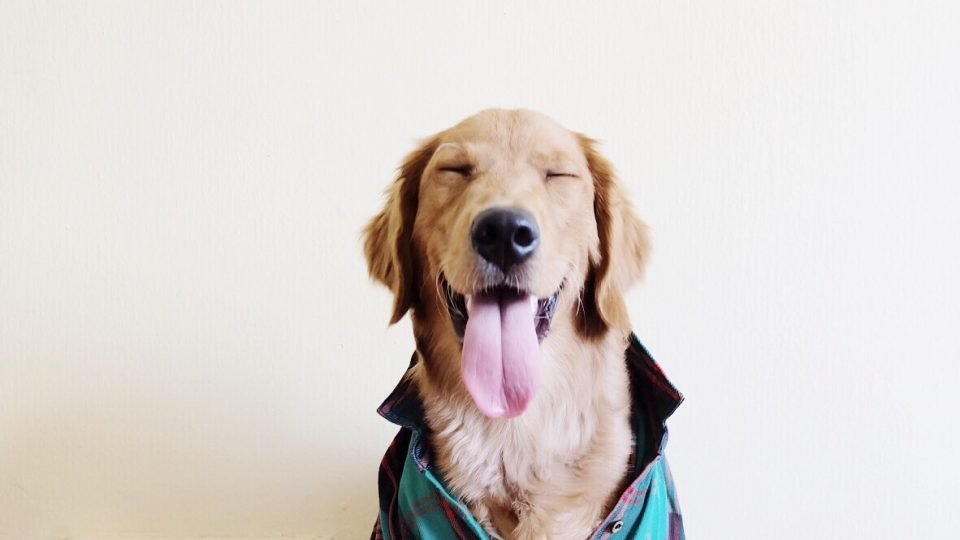
#> input picture dog.jpg, 960 x 540 px
$ jupyter execute --allow-errors CNN.ipynb
#> lines starting #> are read from the running program, lines starting #| are printed output that depends on the picture
[cell 1]
import cv2 as cv2
import matplotlib.pyplot as plt
import numpy as np

[cell 2]
image = cv2.cvtColor(cv2.imread('./dog.jpg'), cv2.COLOR_BGR2RGB)
image = cv2.resize(image, (320,240))
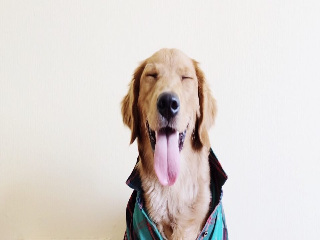
#> image: shape (240, 320, 3); mean R, G, B 219, 212.6, 208.7

plt.imshow(image)

[cell 3]
# 2 ways to normalize the data

img = np.array(image)
#img = np.subtract(np.divide(image, 255.0), 0.5)
#img2 = np.subtract(np.divide(image, 128.0), 1)
plt.imshow(img, cmap ='gray')

print(np.max(img), np.min(img))
#| 255 0
#> (the rest of this cell did not finish here and is left out)

[cell 4]
new_image1= np.zeros(img.shape)
print("shape of new", new_image1.shape)
#| shape of new (240, 320, 3)
filter_size = 3
filters = 3
stride = 1
filter_1 = np.array([ [0,0,0] , [0,1,0] , [0,0,0] ])
filter1 = np.array([ [1,0,1] , [0,1,0] , [1,0,1] ])
pad = False

if(pad):
    padded_image = np.pad(img[:,:,2], (1,1), mode='constant')
    print(padded_image.shape)
else:
    padded_image = img

horizontal_scans = padded_image.shape[1] - 2
#> horizontal_scans = 318
vertical_scans = padded_image.shape[0]-2
#> vertical_scans = 238

print("shape of padded image is ", padded_image.shape)
#| shape of padded image is  (240, 320, 3)

for i in range(vertical_scans):
    for j in range(horizontal_scans):
        temp_array =  padded_image[i:i+filter_size, j:j+filter_size]
        temp1 = np.sum (np.multiply(filter_1, temp_array[0]))
        temp2 = np.sum (np.multiply(filter_1, temp_array[1]))
        temp3 = np.sum (np.multiply(filter_1, temp_array[2]))
        new_image1[i,j] = temp1 + temp2 + temp3
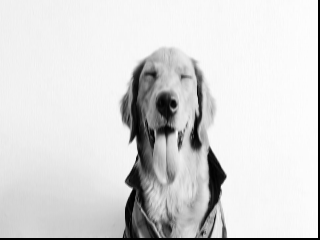
#> new_image1: shape (240, 320, 3) float64; min 0, max 738, mean 628.3; drawn with min black and max white

print(new_image1.shape)
#| (240, 320, 3)
plt.imshow(new_image1[:,:,0], cmap='gray')
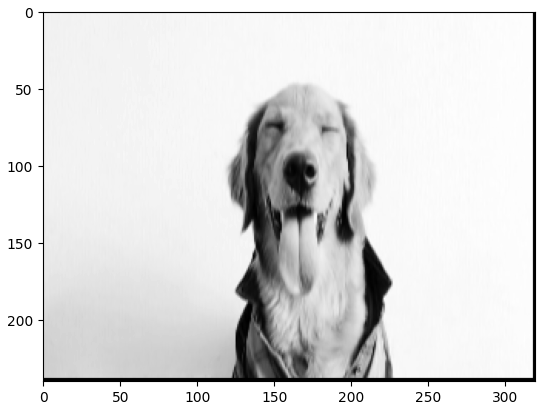
#> figure drawn by matplotlib, 1 panel

[cell 5]
mat_1 = np.array([[0,0,0 ], [0,2,0], [0,0,1]])
filter_1 = np.array([[-1,1,0], [0,0,0],[-1,-1,1]])

mat_2 = np.array([[0,0,0 ], [0,2,2], [0,2,0]])
filter_2 = np.array([[-1,1,-1], [0,1,-1],[0,1,0]])

mat_3 = np.array([[0,0,0 ], [0,2,2], [0,2,1]])
filter_3 = np.array([[-1,1,-1], [1,1,1],[0,0,1]])


print(np.dot(mat_1 , filter_1))
print(np.dot(mat_2 , filter_2))
print(np.dot(mat_3 , filter_3))

[cell 6]
filters = []
filter1 = np.array([[0,2,0] , [0,1,0], [0,1,0]] )
filter2 = np.array([[1,1,0] , [1,1,0], [1,1,0]] )
filter3 = np.array([[0,1,1] , [0,1,1], [2,2,1]] )
filter4 = np.array([[0,1,5] , [0,-1,2], [0,1,0]] )
filter5 = np.array([[1,1,1] , [0,1,2], [1,1,1] ])
filter6 = np.array([[-1,1,-1] , [0,1,0], [-1,1,-1]] )

filters.append(filter1)
filters.append(filter2)
filters.append(filter3)
filters.append(filter4)
filters.append(filter5)
filters.append(filter6)
print(len(filters))

[cell 7]
def Convolution(img,filters, filter_size, stride, pad=False):

#> called with filter_size = 3, stride = 1, pad = False
    if(pad):
        padded_image = np.pad(img[:,:,2], (1,1), mode='constant')
    else:
        padded_image = img

    horizontal_scans = padded_image.shape[1] - 2
#> horizontal_scans = 318
    vertical_scans = padded_image.shape[0] - 2
#> vertical_scans = 238

    images_array = []

    for k in filters:
        new_image_1 = np.zeros([img.shape[0], img.shape[1],1])
        new_image_2 = np.zeros([img.shape[0], img.shape[1],1])
        new_image_3 = np.zeros([img.shape[0], img.shape[1],1])
        #print(new_image_1.shape)

        for i in range(vertical_scans):
            for j in range(horizontal_scans):
                temp_array_0 =  padded_image[i:i+filter_size, j:j+filter_size,0]
                temp_array_1 =  padded_image[i:i+filter_size, j:j+filter_size,1]
                temp_array_2 =  padded_image[i:i+filter_size, j:j+filter_size,2]

                new_image_1[i,j] = np.sum (np.multiply(k, temp_array_0))
                new_image_2[i,j] = np.sum (np.multiply(k, temp_array_1))
                new_image_3[i,j] = np.sum (np.multiply(k, temp_array_2))

        images_array.append(new_image_1)
        images_array.append(new_image_2)
        images_array.append(new_image_3)
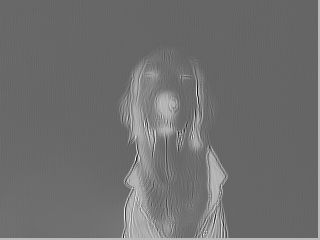
#> new_image_1: shape (240, 320, 1) float64; min -534, max 195, mean -215.7; drawn with min black and max white
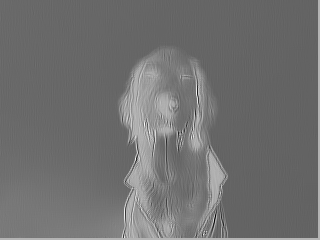
#> new_image_3: shape (240, 320, 1) float64; min -544, max 223, mean -205.6; drawn with min black and max white
#> after the loop, images_array = 18 items
    return images_array


arr = Convolution(img, filters, 3,1)
#> arr = 18 items

[cell 8]
print(len(arr))
#| 18
print("shape of arr is ", arr[2].shape)
#| shape of arr is  (240, 320, 1)

[cell 9]
fig, ax = plt.subplots(6,3, figsize=(16,31))

for i in range(6):
    for j in range(3):
        k = i + j
        #print(k)
        #print(arr[k])
        ax[ i, j ].imshow(arr[k][:,:,0], cmap='gray')
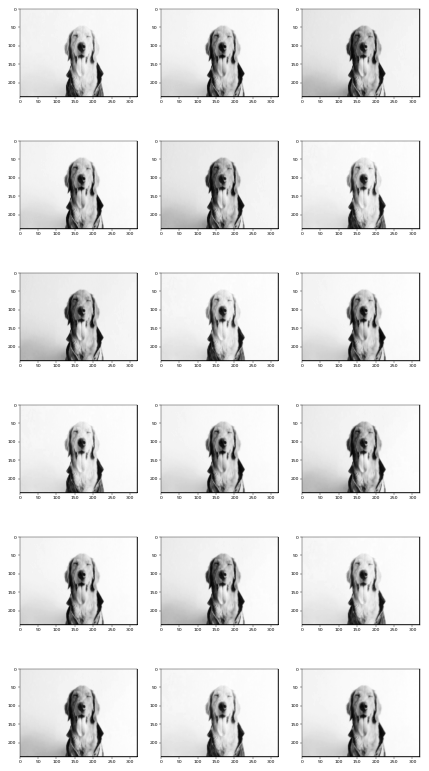
#> figure drawn by matplotlib, 18 panels
